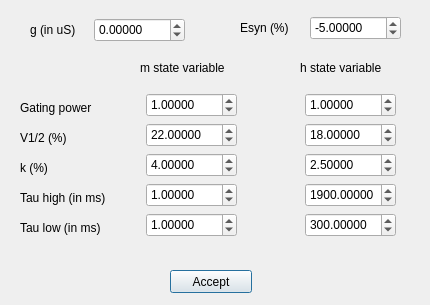
<?xml version="1.0" encoding="UTF-8"?>
<ui version="4.0">
 <class>SM_GUI_Greenberg_Manor_2005</class>
 <widget class="QDialog" name="SM_GUI_Greenberg_Manor_2005">
  <property name="windowModality">
   <enum>Qt::ApplicationModal</enum>
  </property>
  <property name="geometry">
   <rect>
    <x>0</x>
    <y>0</y>
    <width>430</width>
    <height>305</height>
   </rect>
  </property>
  <property name="windowTitle">
   <string>Greenberg_Manor_2005 synapse parameters</string>
  </property>
  <widget class="QPushButton" name="pushButton_accept">
   <property name="geometry">
    <rect>
     <x>170</x>
     <y>270</y>
     <width>82</width>
     <height>23</height>
    </rect>
   </property>
   <property name="text">
    <string>Accept</string>
   </property>
  </widget>
  <widget class="QLabel" name="label">
   <property name="geometry">
    <rect>
     <x>30</x>
     <y>22</y>
     <width>61</width>
     <height>15</height>
    </rect>
   </property>
   <property name="text">
    <string>g (in uS)</string>
   </property>
  </widget>
  <widget class="QLabel" name="label_2">
   <property name="geometry">
    <rect>
     <x>140</x>
     <y>60</y>
     <width>131</width>
     <height>16</height>
    </rect>
   </property>
   <property name="text">
    <string>m state variable</string>
   </property>
  </widget>
  <widget class="QLabel" name="label_3">
   <property name="geometry">
    <rect>
     <x>20</x>
     <y>100</y>
     <width>91</width>
     <height>16</height>
    </rect>
   </property>
   <property name="text">
    <string>Gating power</string>
   </property>
  </widget>
  <widget class="QLabel" name="label_4">
   <property name="geometry">
    <rect>
     <x>20</x>
     <y>130</y>
     <width>91</width>
     <height>16</height>
    </rect>
   </property>
   <property name="text">
    <string>V1/2 (%)</string>
   </property>
  </widget>
  <widget class="QLabel" name="label_5">
   <property name="geometry">
    <rect>
     <x>20</x>
     <y>160</y>
     <width>71</width>
     <height>16</height>
    </rect>
   </property>
   <property name="text">
    <string>k (%)</string>
   </property>
  </widget>
  <widget class="QLabel" name="label_6">
   <property name="geometry">
    <rect>
     <x>20</x>
     <y>190</y>
     <width>111</width>
     <height>16</height>
    </rect>
   </property>
   <property name="text">
    <string>Tau high (in ms)</string>
   </property>
  </widget>
  <widget class="QLabel" name="label_7">
   <property name="geometry">
    <rect>
     <x>20</x>
     <y>220</y>
     <width>101</width>
     <height>16</height>
    </rect>
   </property>
   <property name="text">
    <string>Tau low (in ms)</string>
   </property>
  </widget>
  <widget class="QLabel" name="label_8">
   <property name="geometry">
    <rect>
     <x>300</x>
     <y>60</y>
     <width>131</width>
     <height>16</height>
    </rect>
   </property>
   <property name="text">
    <string>h state variable</string>
   </property>
  </widget>
  <widget class="QLabel" name="label_9">
   <property name="geometry">
    <rect>
     <x>240</x>
     <y>20</y>
     <width>61</width>
     <height>16</height>
    </rect>
   </property>
   <property name="text">
    <string>Esyn (%)</string>
   </property>
  </widget>
  <widget class="QDoubleSpinBox" name="doubleSpinBox_g">
   <property name="geometry">
    <rect>
     <x>94</x>
     <y>18</y>
     <width>91</width>
     <height>24</height>
    </rect>
   </property>
   <property name="decimals">
    <number>5</number>
   </property>
   <property name="minimum">
    <double>-999.000000000000000</double>
   </property>
   <property name="maximum">
    <double>999.990000000000009</double>
   </property>
  </widget>
  <widget class="QDoubleSpinBox" name="doubleSpinBox_esyn">
   <property name="geometry">
    <rect>
     <x>310</x>
     <y>16</y>
     <width>91</width>
     <height>24</height>
    </rect>
   </property>
   <property name="decimals">
    <number>5</number>
   </property>
   <property name="minimum">
    <double>-999.000000000000000</double>
   </property>
   <property name="maximum">
    <double>999.990000000000009</double>
   </property>
   <property name="value">
    <double>-5.000000000000000</double>
   </property>
  </widget>
  <widget class="QDoubleSpinBox" name="doubleSpinBox_p">
   <property name="geometry">
    <rect>
     <x>146</x>
     <y>93</y>
     <width>91</width>
     <height>24</height>
    </rect>
   </property>
   <property name="decimals">
    <number>5</number>
   </property>
   <property name="minimum">
    <double>-999.000000000000000</double>
   </property>
   <property name="maximum">
    <double>999.990000000000009</double>
   </property>
   <property name="value">
    <double>1.000000000000000</double>
   </property>
  </widget>
  <widget class="QDoubleSpinBox" name="doubleSpinBox_v12_m">
   <property name="geometry">
    <rect>
     <x>146</x>
     <y>123</y>
     <width>91</width>
     <height>24</height>
    </rect>
   </property>
   <property name="decimals">
    <number>5</number>
   </property>
   <property name="minimum">
    <double>-999.000000000000000</double>
   </property>
   <property name="maximum">
    <double>999.990000000000009</double>
   </property>
   <property name="value">
    <double>22.000000000000000</double>
   </property>
  </widget>
  <widget class="QDoubleSpinBox" name="doubleSpinBox_k_m">
   <property name="geometry">
    <rect>
     <x>146</x>
     <y>153</y>
     <width>91</width>
     <height>24</height>
    </rect>
   </property>
   <property name="decimals">
    <number>5</number>
   </property>
   <property name="minimum">
    <double>-999.000000000000000</double>
   </property>
   <property name="maximum">
    <double>999.990000000000009</double>
   </property>
   <property name="value">
    <double>4.000000000000000</double>
   </property>
  </widget>
  <widget class="QDoubleSpinBox" name="doubleSpinBox_tau_hi_m">
   <property name="geometry">
    <rect>
     <x>146</x>
     <y>183</y>
     <width>91</width>
     <height>24</height>
    </rect>
   </property>
   <property name="decimals">
    <number>5</number>
   </property>
   <property name="minimum">
    <double>-99999.000000000000000</double>
   </property>
   <property name="maximum">
    <double>99999.990000000005239</double>
   </property>
   <property name="value">
    <double>1.000000000000000</double>
   </property>
  </widget>
  <widget class="QDoubleSpinBox" name="doubleSpinBox_tau_lo_m">
   <property name="geometry">
    <rect>
     <x>146</x>
     <y>213</y>
     <width>91</width>
     <height>24</height>
    </rect>
   </property>
   <property name="decimals">
    <number>5</number>
   </property>
   <property name="minimum">
    <double>-99999.000000000000000</double>
   </property>
   <property name="maximum">
    <double>99999.990000000005239</double>
   </property>
   <property name="value">
    <double>1.000000000000000</double>
   </property>
  </widget>
  <widget class="QDoubleSpinBox" name="doubleSpinBox_v12_h">
   <property name="geometry">
    <rect>
     <x>305</x>
     <y>123</y>
     <width>91</width>
     <height>24</height>
    </rect>
   </property>
   <property name="decimals">
    <number>5</number>
   </property>
   <property name="minimum">
    <double>-999.000000000000000</double>
   </property>
   <property name="maximum">
    <double>999.990000000000009</double>
   </property>
   <property name="value">
    <double>18.000000000000000</double>
   </property>
  </widget>
  <widget class="QDoubleSpinBox" name="doubleSpinBox_q">
   <property name="geometry">
    <rect>
     <x>305</x>
     <y>93</y>
     <width>91</width>
     <height>24</height>
    </rect>
   </property>
   <property name="decimals">
    <number>5</number>
   </property>
   <property name="minimum">
    <double>-999.000000000000000</double>
   </property>
   <property name="maximum">
    <double>999.990000000000009</double>
   </property>
   <property name="value">
    <double>1.000000000000000</double>
   </property>
  </widget>
  <widget class="QDoubleSpinBox" name="doubleSpinBox_k_h">
   <property name="geometry">
    <rect>
     <x>305</x>
     <y>153</y>
     <width>91</width>
     <height>24</height>
    </rect>
   </property>
   <property name="decimals">
    <number>5</number>
   </property>
   <property name="minimum">
    <double>-999.000000000000000</double>
   </property>
   <property name="maximum">
    <double>999.990000000000009</double>
   </property>
   <property name="value">
    <double>2.500000000000000</double>
   </property>
  </widget>
  <widget class="QDoubleSpinBox" name="doubleSpinBox_tau_lo_h">
   <property name="geometry">
    <rect>
     <x>305</x>
     <y>213</y>
     <width>91</width>
     <height>24</height>
    </rect>
   </property>
   <property name="decimals">
    <number>5</number>
   </property>
   <property name="minimum">
    <double>-99999.000000000000000</double>
   </property>
   <property name="maximum">
    <double>99999.990000000005239</double>
   </property>
   <property name="value">
    <double>300.000000000000000</double>
   </property>
  </widget>
  <widget class="QDoubleSpinBox" name="doubleSpinBox_tau_hi_h">
   <property name="geometry">
    <rect>
     <x>305</x>
     <y>183</y>
     <width>91</width>
     <height>24</height>
    </rect>
   </property>
   <property name="decimals">
    <number>5</number>
   </property>
   <property name="minimum">
    <double>-99999.000000000000000</double>
   </property>
   <property name="maximum">
    <double>99999.990000000005239</double>
   </property>
   <property name="value">
    <double>1900.000000000000000</double>
   </property>
  </widget>
 </widget>
 <resources/>
 <connections/>
</ui>
